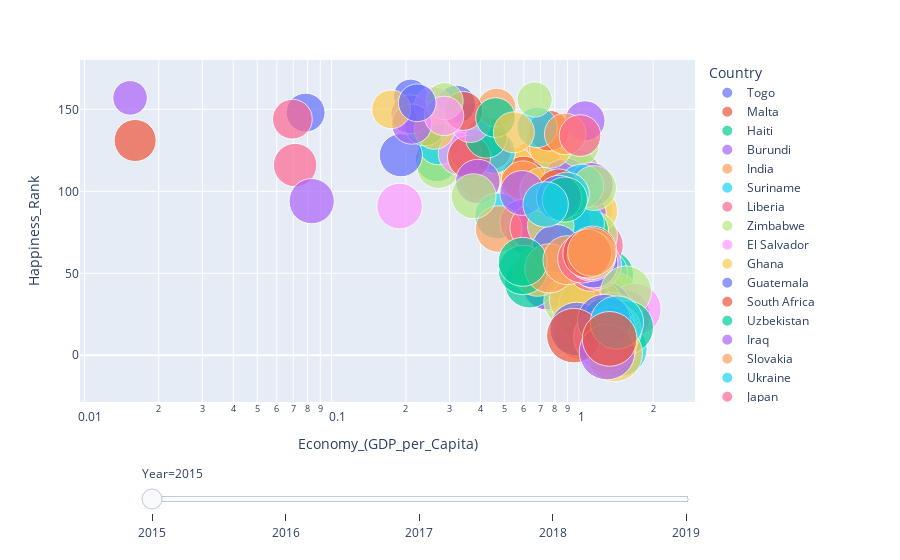

Notebook cell for this chart:
### Code cell
fig = px.scatter(df_concat, x="Economy_(GDP_per_Capita)",color="Country", y="Happiness_Rank", animation_frame="Year", animation_group="Country",size="Happiness_Score", hover_name="Country", log_x=True, size_max=40)# color="continent"

fig["layout"].pop("updatemenus") # optional, drop animation buttons
fig.show()
